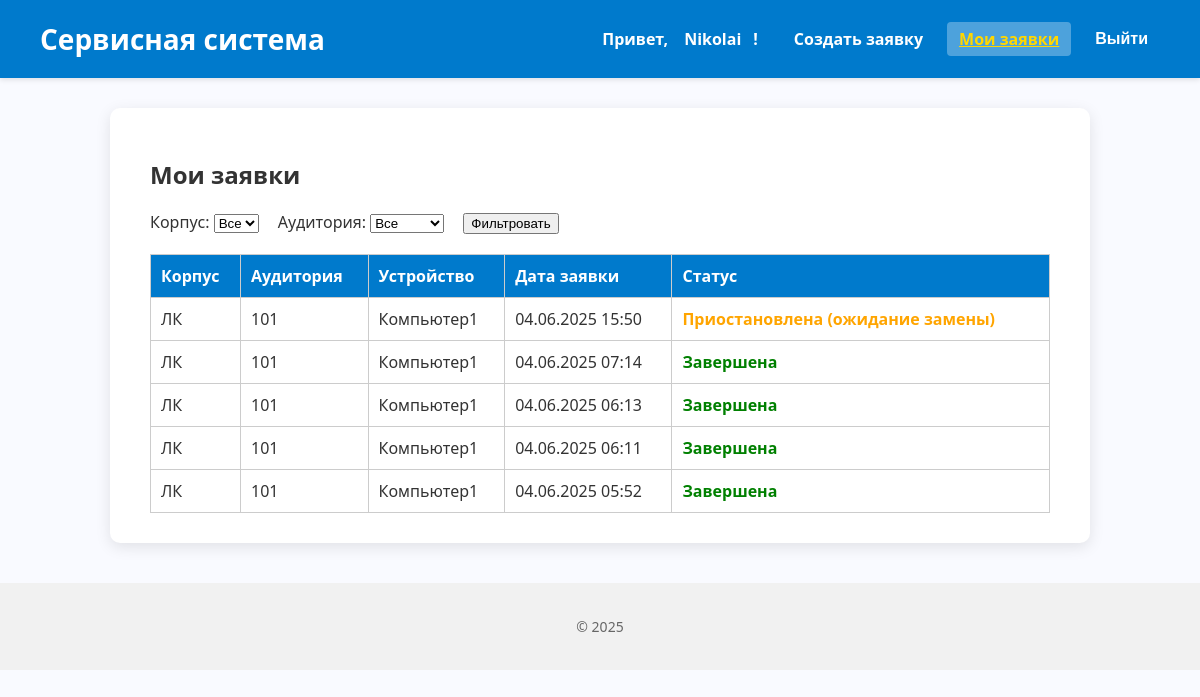
The page /my-requests/ (signed in) on the database as committed earlier.
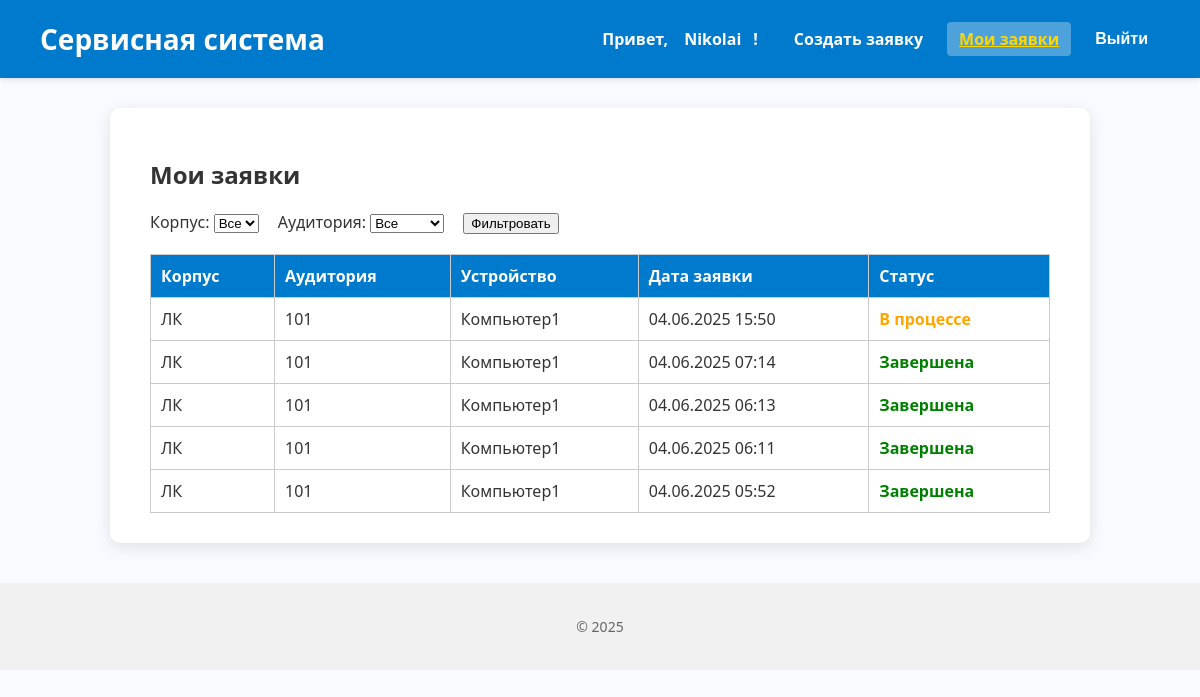
The same page on the database as committed later.
### core/models.py (models this page shows, shortened)
class ServiceRequest(models.Model):
    device = models.ForeignKey(Device, on_delete=models.CASCADE, related_name='service_requests', verbose_name="Устройство")
    created_by = models.ForeignKey(
        settings.AUTH_USER_MODEL, on_delete=models.SET_NULL,
        null=True, related_name='requests_created', verbose_name="Создал"
    )
    assigned_engineer = models.ForeignKey(
        settings.AUTH_USER_MODEL, on_delete=models.SET_NULL,
        null=True, blank=True, related_name='assigned_requests', verbose_name="Инженер"
    )
    created_at = models.DateTimeField("Дата создания", auto_now_add=True)
    description = models.TextField("Описание проблемы")
    is_completed = models.BooleanField("Завершено", default=False)
    requires_replacement = models.BooleanField("Требуется замена", default=False)
    is_paused = models.BooleanField("Приостановлена (ожидание замены)", default=False)
    replacement_requested = models.BooleanField("Запрос на замену оборудования", default=False)
    class Meta:
        verbose_name = "Заявка на обслуживание"
        verbose_name_plural = "Заявки на обслуживание"
    @property
    def status(self):
        if self.is_completed:
            return "Завершена"
        if self.is_paused:
            return "Приостановлена (ожидание замены)"
        return "В процессе"

class Device(models.Model):
    cabinet = models.ForeignKey(Cabinet, on_delete=models.CASCADE, related_name='devices', verbose_name="Кабинет")
    name = models.CharField("Название устройства", max_length=100)
    serial_number = models.CharField("Серийный номер", max_length=100, unique=True)
    purchase_date = models.DateField("Дата покупки")
    cost = models.DecimalField("Стоимость", max_digits=10, decimal_places=2)
    class Meta:
        verbose_name = "Устройство"
        verbose_name_plural = "Устройства"

class Cabinet(models.Model):
    number = models.CharField("Номер кабинета", max_length=10)
    building = models.CharField("Корпус", max_length=50)
    class Meta:
        verbose_name = "Кабинет"
        verbose_name_plural = "Кабинеты"

### core/views.py (the view)
# urls.py: path('my-requests/', views.my_requests, name='my_requests'),
@login_required
@teacher_required
def my_requests(request):
    qs = ServiceRequest.objects.filter(created_by=request.user).select_related('device__cabinet').order_by('-created_at')
    building = request.GET.get('building')
    cabinet_id = request.GET.get('cabinet')
    if building:
        qs = qs.filter(device__cabinet__building=building)
    if cabinet_id:
        qs = qs.filter(device__cabinet__id=cabinet_id)
    buildings = Cabinet.objects.values_list('building', flat=True).distinct()
    cabinets = Cabinet.objects.all()
    return render(request, 'core/my_requests.html', {
        'requests': qs,
        'buildings': buildings,
        'cabinets': cabinets,
        'selected_building': building,
        'selected_cabinet': cabinet_id,
        'user_name': request.user.username,
    })

### core/templates/core/my_requests.html (shortened to what this page needs)
{% extends 'base.html' %}
{% block content %}
  <h2>Мои заявки</h2>
  <form method="get" style="margin-bottom: 20px;">
    <label style="margin-right: 15px;">
      Корпус:
      <select name="building">
        <option value="">Все</option>
      </select>
    </label>
    <label style="margin-right: 15px;">
      Аудитория:
      <select name="cabinet">
        <option value="">Все</option>
      </select>
    </label>
    <button type="submit" class="btn">Фильтровать</button>
  </form>
  {% if requests %}
    <table style="width: 100%; border-collapse: collapse; border: 1px solid #ccc;">
      <thead>
        <tr style="background-color: #007acc; color: white;">
          <th style="padding: 10px; border: 1px solid #ccc; text-align: left;">Корпус</th>
          <th style="padding: 10px; border: 1px solid #ccc; text-align: left;">Аудитория</th>
          <th style="padding: 10px; border: 1px solid #ccc; text-align: left;">Устройство</th>
          <th style="padding: 10px; border: 1px solid #ccc; text-align: left;">Дата заявки</th>
          <th style="padding: 10px; border: 1px solid #ccc; text-align: left;">Статус</th>
        </tr>
      </thead>
      <tbody>
        {% for req in requests %}
          <tr>
            <td style="padding: 10px; border: 1px solid #ccc;">{{ req.device.cabinet.building }}</td>
            <td style="padding: 10px; border: 1px solid #ccc;">{{ req.device.cabinet.number }}</td>
            <td style="padding: 10px; border: 1px solid #ccc;">{{ req.device.name }}</td>
            <td style="padding: 10px; border: 1px solid #ccc;">{{ req.created_at|date:"d.m.Y H:i" }}</td>
            <td style="padding: 10px; border: 1px solid #ccc; font-weight: 600; color: {% if req.is_completed %}green{% else %}orange{% endif %};">
              {{ req.status }}
            </td>
          </tr>
        {% endfor %}
      </tbody>
    </table>
  {% else %}
    <p>У вас пока нет заявок.</p>
  {% endif %}
{% endblock %}

Rows that differ between the two databases and show on the page:
changed ServiceRequest: status "Приостановлена (ожидание замены)" → "В процессе"
